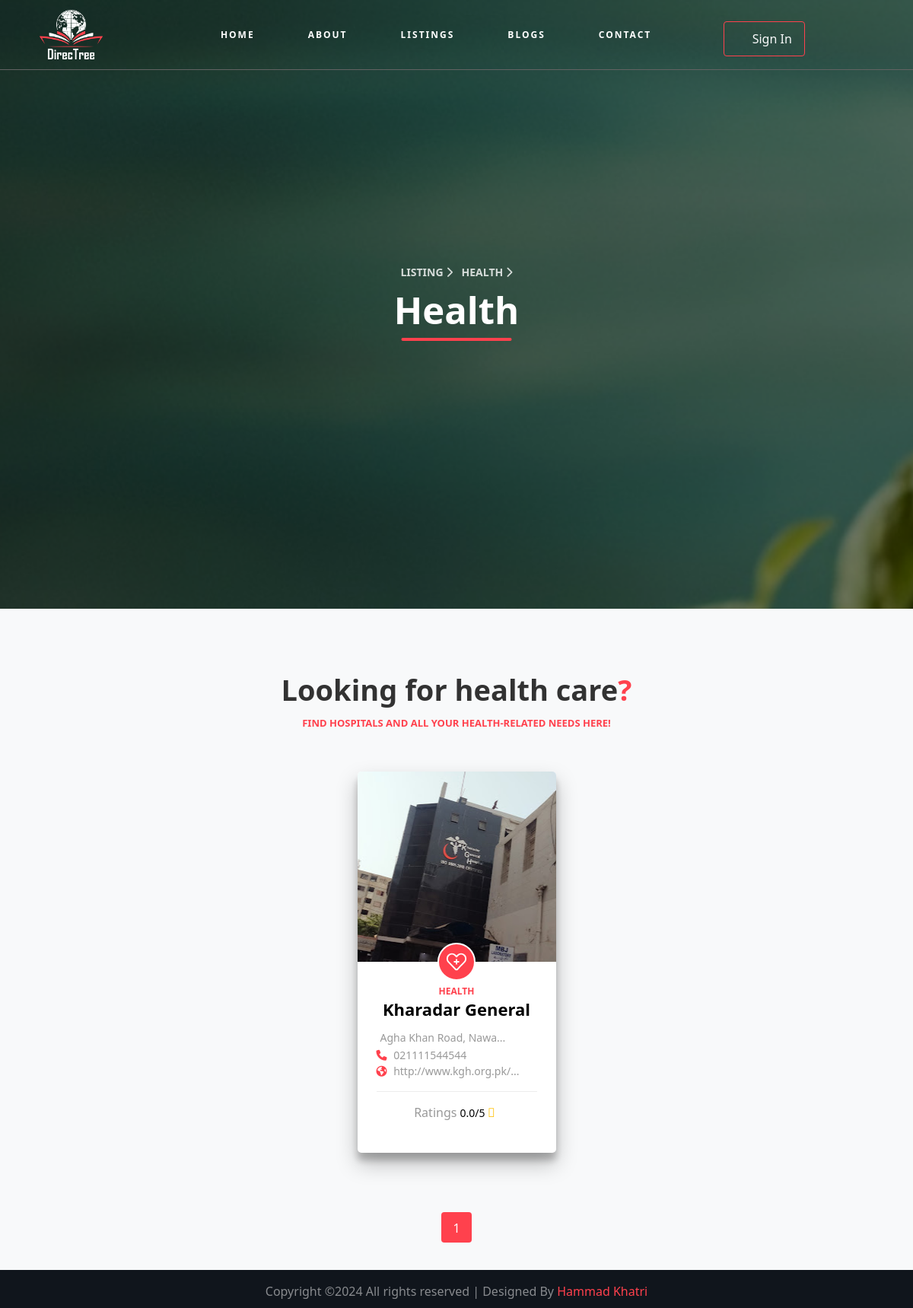
The page /health.php on the database its author committed.
### tables this page shows
CREATE TABLE `listings` (
  `id` int(11) NOT NULL,
  `username` text NOT NULL,
  `listing_cat` varchar(250) NOT NULL,
  `name` text NOT NULL,
  `desciption` text NOT NULL,
  `address` text NOT NULL,
  `location` text NOT NULL,
  `open_time` time NOT NULL,
  `close_time` time NOT NULL,
  `phone` text NOT NULL,
  `website` text NOT NULL,
  `picture` text NOT NULL,
  `status` enum('pending','approved','rejected') NOT NULL,
  `add_time` datetime NOT NULL DEFAULT current_timestamp()
);

### health.php (the view, shortened to what this page needs)
<!DOCTYPE html>
<html lang="en">
<head>
    <link href="https://cdn.jsdelivr.net/npm/bootstrap@5.0.2/dist/css/bootstrap.min.css" rel="stylesheet"
>
    <link rel="stylesheet" href="https://cdn.jsdelivr.net/npm/aos@2.3.4/dist/aos.css">
    <link rel="stylesheet" href="css/simple-line-icons.css">
    <link rel="stylesheet" href="https://cdnjs.cloudflare.com/ajax/libs/font-awesome/6.6.0/css/all.min.css">
    <link rel="stylesheet" href="https://cdnjs.cloudflare.com/ajax/libs/ionicons/4.5.6/css/ionicons.min.css">
    <link rel="stylesheet" href="css/themify-icons.css">
    <link rel="stylesheet" href="css/set1.css">
    <link rel="stylesheet" href="css/style.css">
</head>
<body data-aos-easing="ease" data-aos-duration="400" data-aos-delay="0">
    <?php
    include 'partials/_nav.php';
    ?>
    <section id="health-hero" class="d-flex align-items-center">
        <div class="overlay"></div>
        <div class="container-fluid">
            <div class="row no-gutters slider-text align-items-center justify-content-center">
                <div class="col-lg-8 text-center pb-5 mt-5 ">
                    <div class="row text-center justify-content-center">
                        <div class="col-lg-9">
                            <p class="breadcrumbs text-center">
                                <span class="me-2">
                                    <a href="listing.php">
                                        Listing
                                        <i class="fa fa-chevron-right"></i>
                                    </a>
                                </span>
                                <span>
                                    Health
                                    <i class="fa fa-chevron-right"></i>
                                </span>
                            <div class="styled-heading">
                                <h1>Health</h1>
                            </div>
                            </p>
                        </div>
                    </div>
                </div>
            </div>
        </div>
    </section>
    <section id="health" class="ftco-section mb-0 bg-light">
        <div class="container-xl">
            <div class="row justify-content-center mb-5 mt-5">
                <div class="col-md-12 heading-section text-center" data-aos="fade-up" data-aos-duration="1000">
                    <h2>
                        Looking for health care<span>?</span>
                    </h2>
                    <span class="subheading">Find hospitals and all your health-related needs here!</span>
                </div>
            </div>
        </div>
        <div class="container">
            <div class="row justify-content-center">
            <?php
                $page = isset($_GET['page']) ? $_GET['page'] : 1;
                $limit = 8;
                $offset = ($page - 1) * $limit;
                $sql = "SELECT * FROM `listings` WHERE `listing_cat` = 'health' AND `status` = 'approved' ORDER BY `id` LIMIT $limit OFFSET $offset";
                $result = mysqli_query($conn, $sql);
                if (mysqli_num_rows($result) > 0) {
                    while ($row = mysqli_fetch_assoc($result)) {
                ?>
                        <div class="col-md-6 col-lg-3 d-flex align-items-stretch aos-init aos-animate" data-aos="fade-up"
                            data-aos-delay="100" data-aos-duration="1000">
                            <div class="listing-wrap">
                                <a href="admin/listing/<?php echo $row['picture']; ?>"
                                    class="img img-property d-flex align-items-center justify-content-center glightbox"
                                    style="background-image: url(admin/listing/<?php echo $row['picture']; ?>); background-position: center;">
                                </a>
                                <div class="text text-center">
                                    <?php
                                    include 'partials/_svgLogic.php';
                                    ?>
                                    <span class="subheading"><?php echo $row['listing_cat']; ?></span>
                                    <h3><a href="details.php?id=<?php echo $row['id']; ?>#details-hero"><?php echo substr($row['name'], 0, 17); ?></a></h3>
                                    <ul>
                                        <li>
                                            <p><span class="ion-ios-pin" style="font-size: 18px;"></span>
                                                <?php echo substr($row['address'], 0, 20) . '...'; ?>
                                            </p>
                                        </li>
                                        <li>
                                            <p><span class="fa fa-phone"></span>
                                                <?php
                                                if (isset($row['phone']) && !empty($row['phone'])) {
                                                    echo $row['phone'];
                                                } else {
                                                    echo 'No phone number';
                                                }
                                                ?>
                                            </p>
                                        </li>
                                        <li>
                                            <p>
                                                <span class="fa fa-earth"></span>
                                                <?php
                                                if (isset($row['website']) && !empty($row['website'])) {
                                                    echo substr($row['website'], 0, 25) . '...';
                                                } else {
                                                    echo 'No website';
                                                }
                                                ?>
                                            </p>
                                        </li>
                                    </ul>
                                    <div class="info-wrap2 d-flex align-items-center mb-3">
                                        <p class="review">
                                            <span class="rev">Ratings <small>
                                                    <?php
                                                    $good = 0;
                                                    $bad = 0;
                                                    $totalRating = $good + $bad;
                                                    if ($totalRating > 0) {
                                                        $ratingPer = ($good / $totalRating) * 5;
                                                    } else {
                                                        $ratingPer = 0;
                                                    }
                                                    echo round($ratingPer) . '.0/5';
                                                    ?>
                                                </small>
                                                <span class="ico ion-ios-star"></span>
                                            </span>
                                            <br>
                                        </p>
                                    </div>
                                </div>
                            </div>
                        </div>
                <?php
                    }
                }
                ?>
            </div>
            <?php
            $sql = "SELECT COUNT(*) AS total FROM `listings` WHERE `listing_cat` = 'health' AND `status` = 'approved'";
            $totalResult = mysqli_query($conn, $sql);
            $totalRow = mysqli_fetch_assoc($totalResult);
            $totalBlogs = $totalRow['total'];
            $pages = ceil($totalBlogs / $limit);
            ?>
            <div class="row mt-5">
                <div class="col text-center">
                    <div class="block-27">
                        <ul>
                            <?php for ($i = 1; $i <= $pages; $i++): ?>
                                <li class="<?php echo ($i == $page) ? 'active' : ''; ?>">
                                    <?php if ($i == $page): ?>
                                        <span><?php echo $i; ?></span>
                                    <?php else: ?>
                                        <a href="?page=<?php echo $i; ?>"><?php echo $i; ?></a>
                                    <?php endif; ?>
                                </li>
                            <?php endfor; ?>
                        </ul>
                    </div>
                </div>
            </div>
        </div>
    </section>
    <?php
    include 'partials/_footer.php';
    ?>
</body>
</html>

### partials/_svgLogic.php (shortened to what this page needs)
<?php
            if ($row['listing_cat'] === 'Food & Drink') {
                echo'
                <a href="food_drink.php">
                                <div class="icon d-flex align-items-center justify-content-center">
                                    <svg version="1.1" id="Layer_1" xmlns="http://www.w3.org/2000/svg"
                                        xmlns:xlink="http://www.w3.org/1999/xlink" viewBox="0 0 503.607 503.607"
                                        xml:space="preserve">
                                        <g transform="translate(1 1)">
                                            <g>
                                                <path
                                                    d="M485.82,82.92H376.705V46.109l54.557-31.176c4.197-2.518,5.875-7.554,3.357-11.751s-7.554-5.036-11.751-3.357 l-58.754,33.574c-0.418,0.251-0.794,0.533-1.147,0.831c-1.922,1.465-3.05,3.81-3.05,6.723V82.92H250.803 c-9.233,0-16.787,7.554-16.787,16.787v33.574c0,6.308,3.529,11.829,8.709,14.696l1.666,33.32 c-20.724-3.946-43.922-6.048-69.129-6.048C69.505,175.248-1,212.179-1,267.576v8.393c0,9.233,7.554,16.787,16.787,16.787h8.393 v18.997c-12.177,3.394-21.682,12.859-24.341,25.489c-1.679,9.233,0.839,18.466,6.715,26.02c4.225,5.432,10.622,9.55,17.626,11.754 v9.251C10.294,384.717-1,396.277-1,410.264v15.948c0,13.987,11.294,25.547,25.18,25.998v25.202c0,14.269,10.911,25.18,25.18,25.18 h251.803h151.921c13.43,0,24.341-10.911,25.18-24.341l15.649-330.285c5.17-2.87,8.692-8.384,8.692-14.686V99.707 C502.607,90.474,495.052,82.92,485.82,82.92z M250.803,99.707H485.82v33.574H250.803V99.707z M40.967,384.245v-8.446 c5.448-1.186,10.649-3.6,15.108-7.501c4.197-4.197,7.554-10.072,9.233-16.787h26.02c4.197,14.269,16.787,25.18,32.734,25.18 c15.948,0,29.377-10.911,32.734-25.18h36.092c4.197,14.269,16.787,25.18,32.734,25.18c15.948,0,29.377-10.911,32.734-25.18h26.859 c1.679,6.715,4.197,12.59,9.233,16.787c4.259,3.651,9.404,6.411,15.108,7.658v8.289H40.967z M338.692,316.947 c-3.615-2.959-7.811-5.23-12.348-6.564v-17.626h8.393c9.233,0,16.787-7.554,16.787-16.787v-8.393c0-1.129-0.037-2.25-0.092-3.365 c-0.005-0.089-0.009-0.178-0.014-0.267c-0.56-10.565-3.6-20.524-9.646-29.875c-0.369-0.588-0.756-1.171-1.146-1.752 c8.389-4.192,17.617-6.708,27.683-6.708c32.734,0,58.754,26.02,58.754,58.754s-26.02,58.754-58.754,58.754 c-5.875,0-10.911-0.839-16.787-2.518C350.966,331.104,345.945,322.728,338.692,316.947z M15.787,267.576 c0-44.485,65.469-75.541,159.475-75.541c76.159,0,133.582,20.385,152.643,51.778c4.549,7.698,6.832,15.73,6.832,23.762v8.393 h-16.787H32.574H15.787V267.576z M309.557,292.756v16.787H40.967v-16.787H309.557z M19.984,352.349 c-2.518-2.518-4.197-6.715-3.357-12.59c0.839-7.554,9.233-13.43,17.626-13.43h283.698c8.253,0,16.487,8.115,16.761,16.366 c-0.274,8.224-8.522,15.544-17.6,16.369c-0.979,0-1.909,0.236-2.765,0.639c-3.17-0.406-5.659-1.509-8.147-3.997 c-3.357-2.518-5.036-7.554-5.036-12.59c0-5.036-3.357-8.393-8.393-8.393h-41.967c-5.036,0-8.393,3.357-8.393,8.393 c0,9.233-7.554,16.787-16.787,16.787s-16.787-7.554-16.787-16.787c0-5.036-3.357-8.393-8.393-8.393h-50.361 c-5.036,0-8.393,3.357-8.393,8.393c0,9.233-7.554,16.787-16.787,16.787s-16.787-7.554-16.787-16.787 c0-5.036-3.357-8.393-8.393-8.393H57.754c-5.036,0-8.393,3.357-8.393,8.393c0,5.036-1.679,10.072-5.036,11.751 c-2.518,3.357-6.715,4.197-10.911,4.197C28.377,359.064,23.341,356.546,19.984,352.349z M15.787,427.051v-15.948 c0-10.911,9.233-10.072,9.233-10.072h7.554h285.377h8.393c5.036,0,9.233,4.197,9.233,9.233v15.948 c0,5.036-4.197,9.233-9.233,9.233h-8.393H32.574H25.02C19.984,435.445,15.787,431.248,15.787,427.051z M40.967,477.412v-25.18 h268.59v25.18c0,5.036-3.357,8.393-8.393,8.393H49.361C44.325,485.805,40.967,482.448,40.967,477.412z M461.479,477.412 c0,5.036-4.197,8.393-8.393,8.393H324.991c0.631-1.881,1.055-3.87,1.241-5.947c0.068-0.536,0.112-1.071,0.112-1.607v-0.839 v-24.341c11.206-0.659,20.338-7.532,23.744-17.363c1.277-2.949,2.079-6.151,2.276-9.496v-15.948 c0-14.269-11.751-26.02-26.02-26.02v-7.904c10.101-2.746,18.231-9.898,22.313-19.034c6.339,1.818,12.802,2.597,19.654,2.597 c41.967,0,75.541-33.574,76.38-76.38c0-41.967-33.574-75.541-75.541-75.541c-14.46,0-27.671,3.747-39.64,11.22 c-15.491-14.839-38.644-26.471-67.803-34.032l-1.672-35.103h217.39L461.479,477.412z" />
                                            </g>
                                        </g>
                                    </svg>
                                </div>
                            </a>
                ';
            }else{
                echo '
                <a href="health.php">
                                <div class="icon d-flex align-items-center justify-content-center">
                                    <svg viewBox="0 0 32 32"
                                        style="fill-rule:evenodd;clip-rule:evenodd;stroke-linejoin:round;stroke-miterlimit:2;"
                                        version="1.1" xml:space="preserve" xmlns="http://www.w3.org/2000/svg"
                                        xmlns:serif="http://www.serif.com/" xmlns:xlink="http://www.w3.org/1999/xlink">
                                        <path
                                            d="M4.234,6.266c-1.409,1.45 -2.202,3.415 -2.202,5.464c-0,2.05 0.793,4.015 2.202,5.464l9.625,9.899c0.568,0.584 1.339,0.91 2.143,0.91c0.803,0 1.575,-0.326 2.143,-0.91c1.743,-1.793 9.617,-9.907 9.617,-9.907c1.409,-1.449 2.202,-3.414 2.202,-5.464c0,-2.05 -0.793,-4.014 -2.202,-5.464c-0,0 -0,0 -0,0c-1.419,-1.459 -3.345,-2.277 -5.352,-2.277c-2.007,-0 -3.932,0.818 -5.351,2.277c-0,0 -1.065,1.095 -1.065,1.095c0,0 -1.057,-1.087 -1.057,-1.087c-1.419,-1.459 -3.344,-2.277 -5.351,-2.277c-2.007,0 -3.933,0.818 -5.352,2.277m1.434,1.395c1.039,-1.069 2.448,-1.672 3.918,-1.672c1.47,0 2.878,0.603 3.917,1.672c0,-0 1.774,1.824 1.774,1.824c0.188,0.193 0.447,0.303 0.717,0.303c0.27,-0 0.529,-0.11 0.717,-0.303l1.782,-1.833c1.039,-1.068 2.447,-1.671 3.917,-1.671c1.47,-0 2.878,0.603 3.918,1.671c0.003,0.004 0.006,0.007 0.01,0.011c1.039,1.069 1.626,2.533 1.626,4.059c0,1.526 -0.587,2.991 -1.636,4.07c-0,-0 -7.874,8.114 -9.617,9.907c-0.188,0.193 -0.443,0.304 -0.709,0.304c-0.266,0 -0.521,-0.111 -0.709,-0.304l-9.625,-9.899c-1.049,-1.079 -1.636,-2.544 -1.636,-4.07c-0,-1.526 0.587,-2.99 1.636,-4.069" />
                                        <path
                                            d="M14.998,15.003l-1.997,-0c-0.552,-0 -1,0.448 -1,1c0,0.552 0.448,1 1,1l1.997,-0l-0,1.997c-0,0.552 0.448,1 1,1c0.552,-0 1,-0.448 1,-1l-0,-1.997l1.997,-0c0.552,-0 1,-0.448 1,-1c-0,-0.552 -0.448,-1 -1,-1l-1.997,-0l-0,-1.997c-0,-0.552 -0.448,-1 -1,-1c-0.552,0 -1,0.448 -1,1l-0,1.997Z" />
                                    </svg>
                                </div>
                            </a>
                ';
            }
?>

### rows shown on the page
listings: picture (picture), listing_cat "HEALTH", name "Kharadar General", address "Agha Khan Road, Nawa", phone "021111544544", website "http://www.kgh.org.pk/", ratingPer "0"
